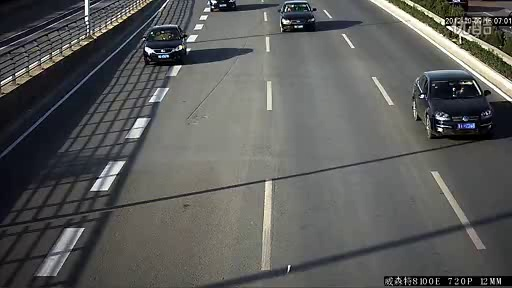
%> input picture 代码库/【python】数学建模常用算法与程序/source/1.jpg, 512 x 288 px
$ octave runme.m   (GNU Octave 9; MATLAB toolbox functions it lacks are replaced by stand-ins)
%> lines starting %> are read from the running program, lines starting %| are printed output that depends on the picture; in (x1, y1, x2, y2) boxes, pixels count from 0 and x2, y2 are one past the last pixel; in counts of white or black regions, pixels touching at a corner belong together; the program's own positions count from 1
### 代码库/【MATLAB】图像与视频处理/4. 基于Hough变化的答题卡识别/Image_Normalize.m
function I1 = Image_Normalize(I, flag)

if nargin < 2
    flag = 1;
end
if size(I, 1) > 2000
    I = imresize(I, 0.2, 'bilinear');
end
I1 = imadjust(I, [0 0.6], [0 1]);

if flag
    figure('units', 'normalized', 'position', [0 0 1 1]);
    subplot(2, 1, 1); imshow(I, []); title('原图像', 'FontWeight', 'Bold');
    subplot(2, 1, 2); imshow(I1, []); title('归一化图像', 'FontWeight', 'Bold');
end

### 代码库/【MATLAB】图像与视频处理/4. 基于Hough变化的答题卡识别/Image_Smooth.m
function I2 = Image_Smooth(I1, hsize, sigma, flag)

if nargin < 4
    flag = 1;
end
if nargin < 2
    hsize = [3 3];
    sigma = 0.5;
end
h = fspecial('gaussian', hsize, sigma);
I2 = imfilter(I1, h, 'replicate');
if flag
    figure('units', 'normalized', 'position', [0 0 1 1]);
    subplot(2, 1, 1); imshow(I1, []); title('平滑前图像', 'FontWeight', 'Bold');
    subplot(2, 1, 2); imshow(I2, []); title('平滑后图像', 'FontWeight', 'Bold');
end

### 代码库/【MATLAB】图像与视频处理/4. 基于Hough变化的答题卡识别/Gray_Convert.m
function I1 = Gray_Convert(I, flag)

if nargin < 2
    flag = 1;
end
if ndims(I) == 3
    I1 = rgb2gray(I);
else
    I1 = I;
end
if flag
    figure('units', 'normalized', 'position', [0 0 1 1]);
    subplot(2, 1, 1); imshow(I, []); title('RGB图像', 'FontWeight', 'Bold');
    subplot(2, 1, 2); imshow(I1, []); title('灰度图像', 'FontWeight', 'Bold');
end

### 代码库/【MATLAB】图像与视频处理/4. 基于Hough变化的答题卡识别/Image_Binary.m
function bw2 = Image_Binary(I, flag)

if nargin < 2
    flag = 1;
end
bw1 = im2bw(I, graythresh(I));
bw2 = ~bw1;
if flag
    figure('units', 'normalized', 'position', [0 0 1 1]);
    subplot(3, 1, 1); imshow(I, []); title('待处理图像', 'FontWeight', 'Bold');
    subplot(3, 1, 2); imshow(bw1, []); title('二值化图像', 'FontWeight', 'Bold');
    subplot(3, 1, 3); imshow(bw2, []); title('二值化反色图像', 'FontWeight', 'Bold');
end

### 代码库/【MATLAB】图像与视频处理/4. 基于Hough变化的答题卡识别/Hough_Process.m
function [Len, XYn, xy_long] = Hough_Process(bw, Img, flag)

if nargin < 3
    flag = 1;
end
[H, T, R] = hough(bw);
P = houghpeaks(H, 4, 'threshold', ceil(0.3*max(H(:))));
lines = houghlines(bw, T, R, P, 'FillGap', 50, 'MinLength', 7);
max_len = 0;
Len=zeros(1,length(lines));
for k = 1 : length(lines)
    xy = [lines(k).point1; lines(k).point2];
    len = norm(lines(k).point1-lines(k).point2);
    Len(k) = len;
    if len > max_len
        max_len = len;
        xy_long = xy;
    end
    XY{k} = xy; % 存储信息
end
[Len, ind] = sort(Len(:), 'descend'); % 按长度排序
% 直线信息排序
for i = 1 : length(ind)
    XYn{i} = XY{ind(i)};
end
xy_long = XYn{1};
x = xy_long(:, 1);
y = xy_long(:, 2);
if abs(diff(x)) < abs(diff(y))
    x = [mean(x); mean(x)];
else
    y = [0.7*y(1)+0.3*y(2); 0.3*y(1)+0.7*y(2)];
end
xy_long = [x y];
if flag
    figure('units', 'normalized', 'position', [0 0 1 1]);
    subplot(2, 2, 1); imshow(bw); title('二值图像', 'FontWeight', 'Bold');
    subplot(2, 2, 2); imshow(H, [], 'XData', T, 'YData', R, 'InitialMagnification', 'fit');
    xlabel('\theta'); ylabel('\rho');
    axis on; axis normal; title('霍夫变换域', 'FontWeight', 'Bold')
    subplot(2, 2, 3); imshow(Img); title('原图像', 'FontWeight', 'Bold');
    subplot(2, 2, 4); imshow(Img); title('区域标识图像', 'FontWeight', 'Bold');
    hold on;
    plot(xy_long(:,1), xy_long(:,2), 'LineWidth', 2, 'Color', 'r');
end

### 代码库/【MATLAB】图像与视频处理/4. 基于Hough变化的答题卡识别/Compute_Angle.m
function angle = Compute_Angle(xy_long)

x1 = xy_long(:, 1);
y1 = xy_long(:, 2);
K1 = -(y1(2)-y1(1))/(x1(2)-x1(1));
angle = atan(K1)*180/pi;

### 代码库/【MATLAB】图像与视频处理/4. 基于Hough变化的答题卡识别/Image_Rotate.m
function [I1, bw1] = Image_Rotate(I, bw, angle, flag)

if nargin < 4
    flag = 1;
end
I1 = imrotate(I, -90-angle, 'bilinear');
bw1 = imrotate(bw, -90-angle, 'bilinear');
if flag
    figure('units', 'normalized', 'position', [0 0 1 1]);
    subplot(2, 2, 1); imshow(I, []); title('原图像', 'FontWeight', 'Bold');
    subplot(2, 2, 3); imshow(bw, []); title('原二值图像', 'FontWeight', 'Bold');
    subplot(2, 2, 2); imshow(I1, []); title('校正图像', 'FontWeight', 'Bold');
    subplot(2, 2, 4); imshow(bw1, []); title('校正二值图像', 'FontWeight', 'Bold');
end

### 代码库/【MATLAB】图像与视频处理/4. 基于Hough变化的答题卡识别/Morph_Process.m
function [bw2, Loc] = Morph_Process(bw1, flag)

if nargin < 2
    flag = 1;
end
bw2 = bwareaopen(bw1, round(0.005*numel(bw1)/100));
bws = sum(bw2);
inds = find(bws>round(sum(bw2(:))*0.015));
Loc = inds(1)-5;
bw2(:, Loc:end) = 0;
bw2 = bwareaopen(bw2, round(0.005*numel(bw1)/100));
if flag
    figure('units', 'normalized', 'position', [0 0 1 1]);
    subplot(1, 2, 1); imshow(bw1, []); title('待操作图像', 'FontWeight', 'Bold');
    subplot(1, 2, 2); imshow(bw2, []); title('滤波图像', 'FontWeight', 'Bold');
end

### 代码库/【MATLAB】图像与视频处理/4. 基于Hough变化的答题卡识别/runme.m
clc;
clear;
close all;
warning off all;
I = imread('images\\1.jpg');
%> I is the input picture: size 288x512x3 uint8; mean R, G, B 91, 91.6, 89.8
I1 = Image_Normalize(I, 0);
%> in Image_Normalize, `I1 = imadjust(I, [0 0.6], [0 1]);`:
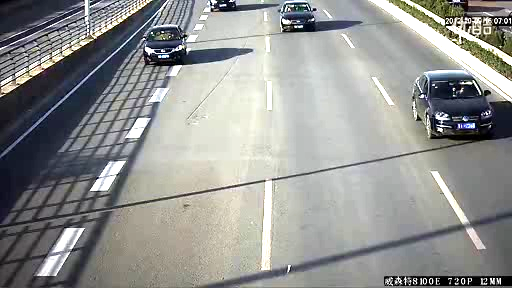
%> I1: size 288x512x3 uint8; mean R, G, B 147.4, 148.5, 146.2
hsize = [3 3];
sigma = 0.5;
I2 = Image_Smooth(I1, hsize, sigma, 0);
I3 = Gray_Convert(I2, 0);
%> in Gray_Convert, `I1 = rgb2gray(I);`:
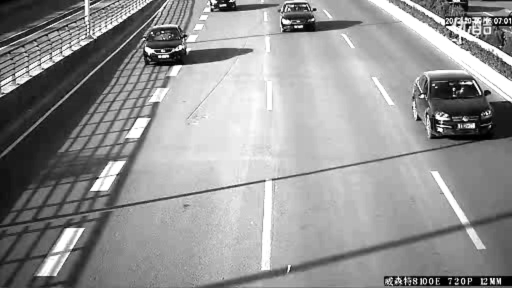
%> I1: size 288x512 uint8; min 0, max 255, mean 147.9
bw2 = Image_Binary(I3, 0);
%> in Image_Binary, `bw1 = im2bw(I, graythresh(I));`:
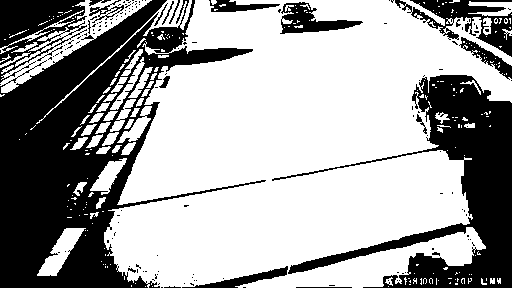
%> bw1: size 288x512 logical; 63.3% white; 155 black regions (135 under 20 px), largest, box (x1, y1, x2, y2) and area: (0, 0, 266, 288) 29314, (272, 75, 512, 288) 15019, (0, 0, 87, 83) 3532
[~, ~, xy_long] = Hough_Process(bw2, I1, 0);
%> in Hough_Process, `[H, T, R] = hough(bw);`:
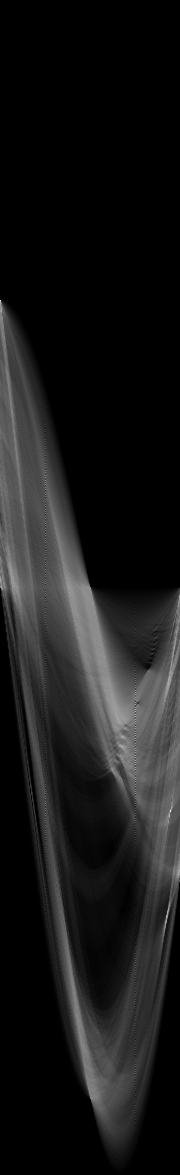
%> H: size 1175x180 double; min 0, max 470, mean 46.1; drawn with min black and max white
%> in Hough_Process, `[H, T, R] = hough(bw);`: T = 180 values from -90 to 89; R = 1175 values from -587 to 587
%> in Hough_Process, `P = houghpeaks(H, 4, 'threshold', ceil(0.3*max(H(:))));`: P = [811 171; 301 1; 913 168; 597 180]
%> in Hough_Process, `lines = houghlines(bw, T, R, P, 'FillGap', 50, 'MinLength', 7);`: lines = 13 lines; longest, point1 to point2 (x, y): (512, 137) to (6, 227), (508, 217) to (204, 288), (1, 288) to (246, 288), (297, 288) to (512, 288), (431, 2) to (488, 2), (30, 9) to (85, 9)
%> the loop in Hough_Process, `for k = 1 : length(lines)` made 13 passes
%> (len, max_len, xy_long) on pass 1: (513.9, 513.9, [512 137; 6 227])
%> (xy, len) on passes 2 to 7: ([1 288; 246 288], 245), ([297 288; 512 288], 215), ([508 217; 204 288], 312.2), ([489 1; 512 1], 23), ([431 2; 488 2], 57), ([393 3; 430 3], 37)
%> after the loop in Hough_Process, `for k = 1 : length(lines)`: Len = [513.9 245 215 312.2 23 57 37 50 47 49 52 55 28]; XY = 13 items
%> in Hough_Process, `[Len, ind] = sort(Len(:), 'descend');`: Len = [513.9; 312.2; 245; 215; 57; 55; 52; 50; 49; 47; 37; 28; 23]; ind = [1; 4; 2; 3; 6; 12; 11; 8; 10; 9; 7; 13; 5]
%> the loop in Hough_Process, `for i = 1 : length(ind)` made 13 passes
%> after the loop in Hough_Process, `for i = 1 : length(ind)`: XYn = 13 items
%> in Hough_Process, `x = xy_long(:, 1);`: x = [512; 6]
%> in Hough_Process, `y = xy_long(:, 2);`: y = [137; 227]
%> in Hough_Process, `y = [0.7*y(1)+0.3*y(2); 0.3*y(1)+0.7*y(2)];`: y = [164; 200]
%> in Hough_Process, `xy_long = [x y];`: xy_long = [512 164; 6 200]
%> xy_long = [512 164; 6 200]
angle = Compute_Angle(xy_long);
%> in Compute_Angle, `x1 = xy_long(:, 1);`: x1 = [512; 6]
%> in Compute_Angle, `y1 = xy_long(:, 2);`: y1 = [164; 200]
%> in Compute_Angle, `K1 = -(y1(2)-y1(1))/(x1(2)-x1(1));`: K1 = 0.0711
%> in Compute_Angle, `angle = atan(K1)*180/pi;`: angle = 4.07
%> angle = 4.07
[I4, bw3] = Image_Rotate(I1, bw2, angle*1.8, 0);
%> in Image_Rotate, `I1 = imrotate(I, -90-angle, 'bilinear');`:
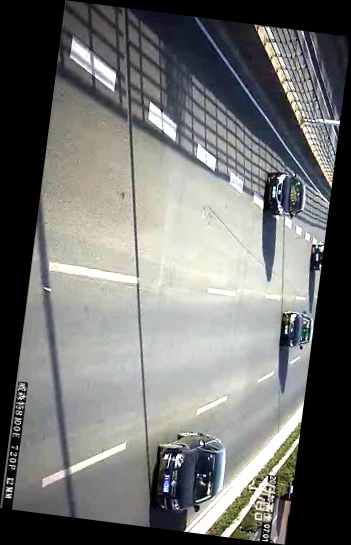
%> I1: size 545x351x3 uint8; mean R, G, B 113.6, 114.5, 112.7
%> in Image_Rotate, `bw1 = imrotate(bw, -90-angle, 'bilinear');`:
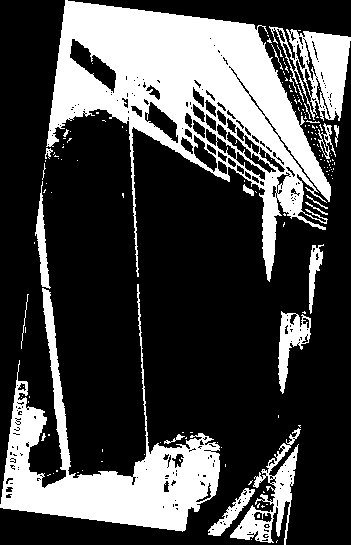
%> bw1: size 545x351 logical; 28.4% white; 152 white regions (130 under 20 px), largest, box (x1, y1, x2, y2) and area: (46, 0, 331, 282) 29342, (0, 284, 220, 532) 15072, (269, 26, 351, 121) 3478
[bw4, Loc1] = Morph_Process(bw3, 0);
%> in Morph_Process, `bw2 = bwareaopen(bw1, round(0.005*numel(bw1)/100));`:
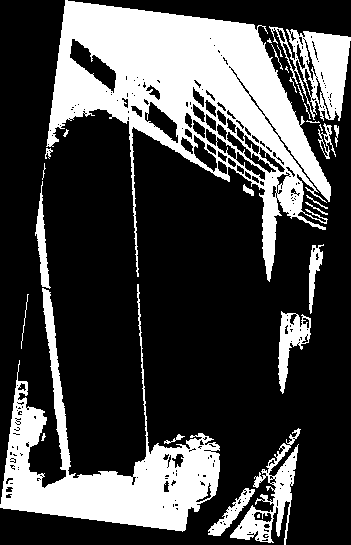
%> bw2: size 545x351 logical; 28.2% white; 29 white regions (7 under 20 px), largest, box (x1, y1, x2, y2) and area: (46, 0, 331, 282) 29342, (0, 284, 220, 532) 15072, (269, 26, 351, 121) 3478
%> in Morph_Process, `bws = sum(bw2);`: bws = 351 values, max 265 at index 285, min 4 at index 1, mean 153.8
%> in Morph_Process, `inds = find(bws>round(sum(bw2(:))*0.015));`: inds = []
%> the run ends on the next line
